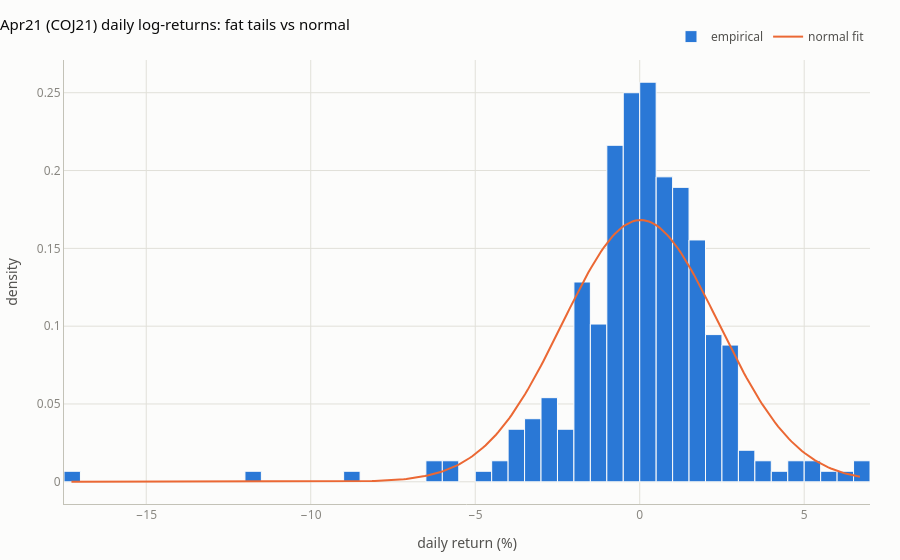

Write notebook code for a chart like this one.
### Markdown cell above
### 5.4 Return distribution

### Code cell
stats = res.return_stats
assert stats["ann_vol"].between(0.30, 0.45).all()
assert (stats["excess_kurtosis"] > 5).all()
assert (stats["skew"] < -1).all()
figures["Return distribution"].show()
stats

### Figure 1 — Plotly figure (JSON) as saved in the notebook; plotly's stock layout.template omitted (floating-point values rounded to 4 significant figures; data arrays with more than 128 entries replaced by an {"elided": "..."} marker saying what was removed)
{"data": [{"histnorm": "probability density", "marker": {"color": "#2a78d6", "line": {"color": "#fcfcfb", "width": 1}}, "name": "empirical", "nbinsx": 80, "type": "histogram", "x": {"elided": "296 float values"}}, {"line": {"color": "#eb6834", "width": 2}, "mode": "lines", "name": "normal fit", "type": "scatter", "x": {"elided": "300 float values"}, "y": {"elided": "300 float values"}}], "layout": {"bargap": 0, "font": {"color": "#52514e", "family": "system-ui, -apple-system, \"Segoe UI\", sans-serif", "size": 12}, "hoverlabel": {"bgcolor": "#fcfcfb", "font": {"color": "#0b0b0b"}}, "hovermode": "x unified", "legend": {"orientation": "h", "x": 1, "xanchor": "right", "y": 1.02, "yanchor": "bottom"}, "margin": {"b": 50, "l": 60, "r": 30, "t": 60}, "paper_bgcolor": "#fcfcfb", "plot_bgcolor": "#fcfcfb", "title": {"font": {"color": "#0b0b0b", "size": 15}, "text": "Apr21 (COJ21) daily log-returns: fat tails vs normal", "x": 0, "xanchor": "left"}, "xaxis": {"gridcolor": "#e1e0d9", "linecolor": "#c3c2b7", "showline": true, "tickfont": {"color": "#898781"}, "title": {"font": {"color": "#52514e"}, "text": "daily return (%)"}, "zeroline": false}, "yaxis": {"gridcolor": "#e1e0d9", "linecolor": "#c3c2b7", "tickfont": {"color": "#898781"}, "title": {"font": {"color": "#52514e"}, "text": "density"}, "zeroline": false}}}
